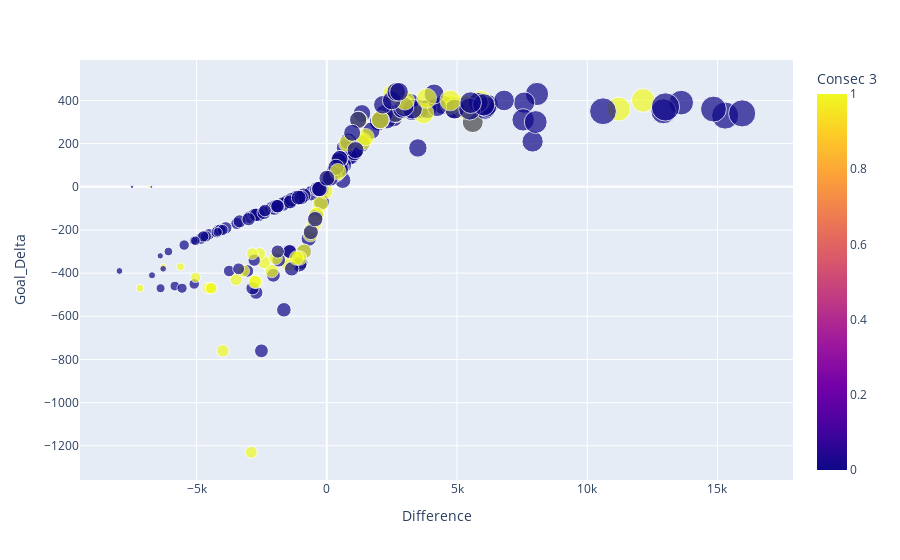

The notebook cell this image was saved under:
### Code cell
fig = px.scatter(df,x='Difference', y='Goal_Delta', size="Goal_Diff_Perc", color="Consec 3")
fig.show()

### Figure 1 — Plotly figure (JSON) as saved in the notebook; plotly's stock layout.template omitted (floating-point values rounded to 4 significant figures; data arrays with more than 128 entries replaced by an {"elided": "..."} marker saying what was removed)
{"data": [{"hoverlabel": {"namelength": 0}, "hovertemplate": "Difference=%{x}<br>Goal_Delta=%{y}<br>Goal_Diff_Perc=%{marker.size}<br>Consec 3=%{marker.color}", "legendgroup": "", "marker": {"color": {"elided": "212 int values"}, "coloraxis": "coloraxis", "size": {"elided": "212 float values"}, "sizemode": "area", "sizeref": 0.7891, "symbol": "circle"}, "mode": "markers", "name": "", "showlegend": false, "type": "scatter", "x": {"elided": "212 int values"}, "xaxis": "x", "y": {"elided": "212 int values"}, "yaxis": "y"}], "layout": {"coloraxis": {"colorbar": {"title": {"text": "Consec 3"}}, "colorscale": [[0, "#0d0887"], [0.1111, "#46039f"], [0.2222, "#7201a8"], [0.3333, "#9c179e"], [0.4444, "#bd3786"], [0.5556, "#d8576b"], [0.6667, "#ed7953"], [0.7778, "#fb9f3a"], [0.8889, "#fdca26"], [1, "#f0f921"]]}, "legend": {"itemsizing": "constant", "tracegroupgap": 0}, "margin": {"t": 60}, "xaxis": {"anchor": "y", "domain": [0, 1], "title": {"text": "Difference"}}, "yaxis": {"anchor": "x", "domain": [0, 1], "title": {"text": "Goal_Delta"}}}}
